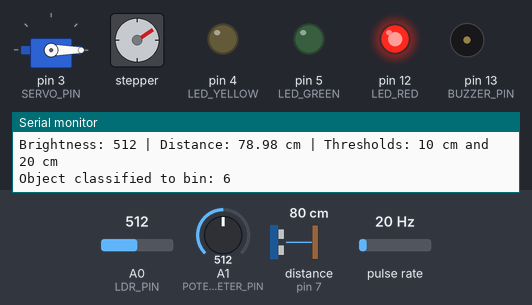
A sketch run on a simulated Arduino Uno, built with avr-gcc and run on an emulated ATmega328P. On the bench: servo, stepper motor, output pins drawn as LEDs (lit = HIGH), buzzer (waves = sounding), the last lines printed to the serial monitor. Wiring (inferred from the names in the program): pulse sensor: data pin 2; ultrasonic range finder: trigger pin 6; echo pin 7. Inputs (shaded band) come from the test bench; at power-on: distance to the obstacle (sensor on pin 7) 80 cm, pulse rate 20 Hz, A0 (LDR_PIN) = 512, A1 (POTENTIOMETER_PIN) = 512. The echo pulse lasts 58.3 µs per cm; stepper angles assume 2048 steps per turn; pins used as bus, display or sensor lines are not drawn.

Above: at 1.2 s.
1.3 s: distance to the obstacle (sensor on pin 7) set to 2 cm
At 1.73 s:
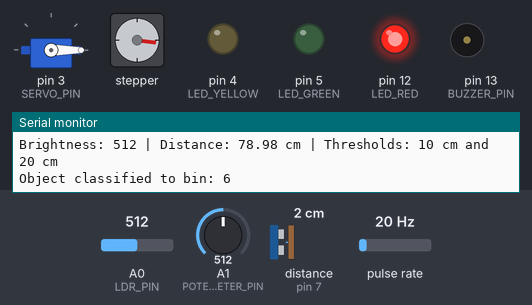
4.8 s: pulse rate (sensor on pin 2) set to 4 Hz
At 5.6 s:
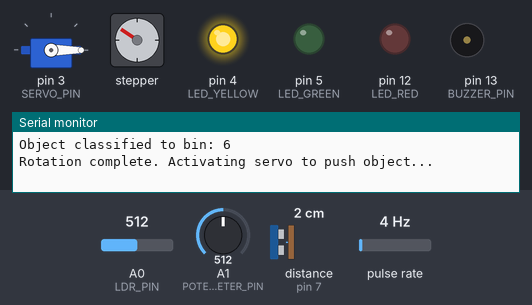
8.3 s: A0 (LDR_PIN) set to 782
11.8 s: A0 (LDR_PIN) set to 812
At 16.3 s:
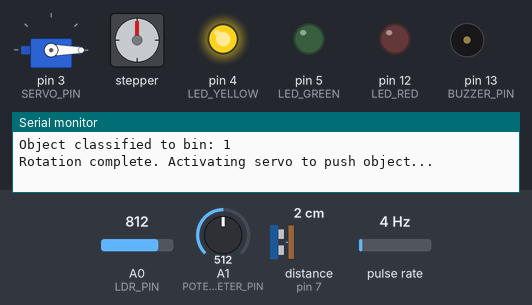
17.6 s: distance to the obstacle (sensor on pin 7) set to 9 cm
21.1 s: distance to the obstacle (sensor on pin 7) set to 12 cm
At 22.66 s:
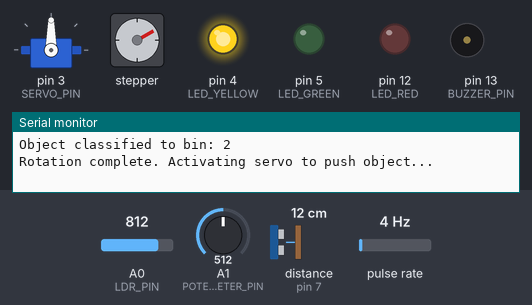
Timing chart, 0 to 26.2 s (numbered marks = the images above; inputs shaded):
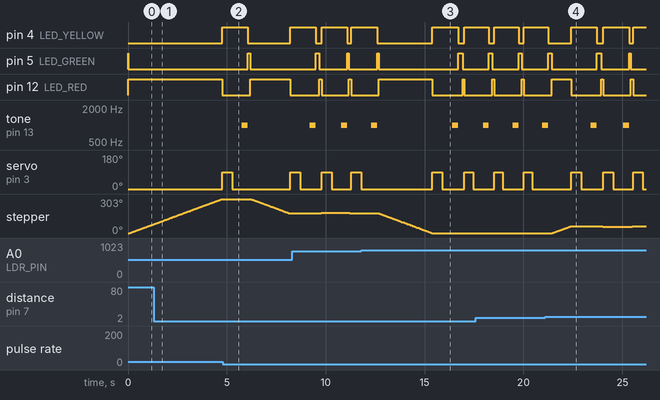

The sketch:

sketch.ino
```cpp
#include <Servo.h>
#include <Stepper.h>

// ----- Hardware Definitions & Constants -----
#define STEPS_PER_REV 2048
#define IR_SENSOR_PIN 2         // Interrupt pin for object detection
#define LDR_PIN A0              // LDR analog pin for brightness detection
#define ULTRASONIC_TRIG 6       // Ultrasonic sensor trigger pin
#define ULTRASONIC_ECHO 7       // Ultrasonic sensor echo pin
#define POTENTIOMETER_PIN A1    // Potentiometer for threshold adjustment
#define SERVO_PIN 3             // Servo motor control pin
#define BUZZER_PIN 13           // Buzzer pin
#define LED_RED 12              // LED for dark objects
#define LED_YELLOW 4            // LED for bright-large objects
#define LED_GREEN 5             // LED for bright-small objects

// ----- Create Motor Objects -----
Stepper stepperMotor(STEPS_PER_REV, 8, 9, 10, 11);
Servo myServo;

// ----- Global Variables -----
volatile bool objectDetected = false; // Set true in ISR

// Define a state machine for non-blocking operations:
enum SortingState { IDLE, ROTATE, SERVO_PUSH, SERVO_RETRACT, COMPLETE };
SortingState currentState = IDLE;

// Timing variables:
unsigned long stateStartTime = 0;
unsigned long lastStepTime = 0;
const unsigned long stepInterval = 1;      // 10ms between stepper motor steps
const unsigned long pushDelay     = 500;      // Servo push duration in ms
const unsigned long retractDelay  = 500;      // Servo retract duration in ms
const unsigned long buzzerDelay   = 300;      // Buzzer alert duration in ms

// Sorting variables:
int binNumber = 0;        // Bin index (1 to 4)
int targetPos = 0;        // Target position in stepper steps (0, 50, 100, or 150)
int stepsToMove = 0;      // Steps remaining to rotate the platform
int stepDirection = 1;    // 1 for forward, -1 for reverse rotation
int currentPosition = 0;  // Current stepper position (in steps)

// ----- Function Prototypes -----
void IRsensorInterrupt();
float measureDistance();

void setup() {
  // Initialize serial communication
  Serial.begin(9600);

  // Set up pin modes
  pinMode(ULTRASONIC_TRIG, OUTPUT);
  pinMode(ULTRASONIC_ECHO, INPUT);
  pinMode(BUZZER_PIN, OUTPUT);
  pinMode(LED_RED, OUTPUT);
  pinMode(LED_YELLOW, OUTPUT);
  pinMode(LED_GREEN, OUTPUT);
  pinMode(IR_SENSOR_PIN, INPUT_PULLUP);

  // Attach servo
  myServo.attach(SERVO_PIN);
  myServo.write(0); // Initial servo position (retracted)

  // Attach external interrupt for the IR sensor (object detection)
  attachInterrupt(digitalPinToInterrupt(IR_SENSOR_PIN), IRsensorInterrupt, FALLING);

  // Initialize stepper motor (you may adjust speed if needed)
  stepperMotor.setSpeed(11); // RPM (this is used by some libraries for delay calculation)

  Serial.println("System Initialized. Waiting for objects...");
}

void loop() {
  // --- Main State Machine ---
  switch (currentState) {
    case IDLE:
      // Wait for an object to be detected via the IR sensor interrupt
      if (objectDetected) {
        // Clear the detection flag
        objectDetected = false;

        // Turn on only red LED in IDLE enum with objectDetected = true
        digitalWrite(LED_RED, HIGH);
        digitalWrite(LED_YELLOW, LOW);
        digitalWrite(LED_GREEN, LOW);

        // --- Sensor Readings ---
        int brightness = analogRead(LDR_PIN);
        int potValue = analogRead(POTENTIOMETER_PIN);
        // Map potentiometer reading to a distance threshold (in cm)
        int distanceThreshold = map(potValue, 0, 1023, 10, 30); // 0 is 10 cm; 1023 is 30 cm
        float distance = measureDistance();

        Serial.print("Brightness: ");
        Serial.print(brightness);
        Serial.print(" | Distance: ");
        Serial.print(distance);
        Serial.print(" cm | Thresholds: ");
        Serial.print(distanceThreshold / 2);
        Serial.print(" cm and ");
        Serial.print(distanceThreshold);
        Serial.println(" cm");

        // --- Classification Logic ---
        // For demonstration, assume a fixed brightness threshold (512)
        if (brightness > 800) {
          // Bright object
          if (distance < distanceThreshold / 2)
            binNumber = 1;  // Bright & small
          else if (distance >= distanceThreshold / 2 && distance < distanceThreshold)
            binNumber = 2;  // Bright & medium
          else
            binNumber = 3;  // Bright & large
        } else {
          // Dark object
          if (distance < distanceThreshold / 2)
            binNumber = 4;  // Dark & small
          else if (distance >= distanceThreshold / 2 && distance < distanceThreshold)
            binNumber = 5;  // Dark & medium
          else
            binNumber = 6;  // Dark & large
        }

        Serial.print("Object classified to bin: ");
        Serial.println(binNumber);

        // --- Calculate Target Position for Stepper Motor ---
        // Assume 6 bins evenly spaced on a full revolution:
        // Bin 1: 0 steps, Bin 2: 33 steps, Bin 3: 66 steps, Bin 4: 100 steps, Bin 5: 133 steps, Bin 6: 166 steps
        targetPos = (binNumber - 1) * (STEPS_PER_REV / 6);
        stepsToMove = targetPos - currentPosition;
        // Determine direction (1 for forward, -1 for reverse)
        stepDirection = (stepsToMove >= 0) ? 32 : -32;
        stepsToMove = abs(stepsToMove);

        // Record state start time and move to ROTATE state
        lastStepTime = millis();
        currentState = ROTATE;
      } else {
        // Turn on only green LED in IDLE enum with objectDetected = false
        digitalWrite(LED_RED, LOW);
        digitalWrite(LED_YELLOW, LOW);
        digitalWrite(LED_GREEN, HIGH);
      }
      break;

    case ROTATE:
      // Non-blocking step-by-step rotation of the stepper motor
      if (stepsToMove > 0) {
        if (millis() - lastStepTime >= stepInterval) {
          stepperMotor.step(stepDirection); // Move one step
          currentPosition += (stepDirection);
          stepsToMove-=32;
          lastStepTime = millis();
        }
      } else {
        // Rotation complete: record time and move to SERVO_PUSH state
        stateStartTime = millis();
        currentState = SERVO_PUSH;
        Serial.println("Rotation complete. Activating servo to push object...");
      }
      break;

    case SERVO_PUSH:
      // Turn on only yellow LED during servo movements
      digitalWrite(LED_RED, LOW);
      digitalWrite(LED_YELLOW, HIGH);
      digitalWrite(LED_GREEN, LOW);

      // Activate servo to push the object into the bin
      myServo.write(90); // Move servo to push position
      if (millis() - stateStartTime >= pushDelay) {
        // After the push delay, move to the next state
        stateStartTime = millis();
        currentState = SERVO_RETRACT;
      }
      break;

    case SERVO_RETRACT:
      // Retract the servo after pushing the object
      myServo.write(0); // Retract servo
      if (millis() - stateStartTime >= retractDelay) {
        // Move to COMPLETE state after retract delay
        stateStartTime = millis();
        currentState = COMPLETE;
      }
      break;

    case COMPLETE:
      // Signal sorting complete by activating the buzzer briefly
      tone(BUZZER_PIN, 1000, 400);
      if (millis() - stateStartTime >= buzzerDelay) {
        noTone(BUZZER_PIN);
        // Turn on only green LED in COMPLETE enum
        digitalWrite(LED_RED, LOW);
        digitalWrite(LED_YELLOW, LOW);
        digitalWrite(LED_GREEN, HIGH);

        Serial.println("Sorting cycle complete. Ready for next object.");
        currentState = IDLE;  // Return to idle and wait for next object
        // Clear the detection flag
        objectDetected = false;
      }
      break;
  }

  // Other tasks can be performed here in a non-blocking way...
}

// ----- Interrupt Service Routine -----
// This ISR is triggered when the IR sensor detects an object.
void IRsensorInterrupt() {
  objectDetected = true;
}

// ----- Function to measure distance using the ultrasonic sensor -----
float measureDistance() {
  // Ensure trigger is LOW
  digitalWrite(ULTRASONIC_TRIG, LOW);
  delayMicroseconds(2);
  // Trigger the ultrasonic pulse
  digitalWrite(ULTRASONIC_TRIG, HIGH);
  delayMicroseconds(10);
  digitalWrite(ULTRASONIC_TRIG, LOW);

  // Read the echo time (in microseconds)
  long duration = pulseIn(ULTRASONIC_ECHO, HIGH);
  // Calculate distance in centimeters:
  // Speed of sound ~0.034 cm/us; divide by 2 for the round-trip
  float distance = duration * 0.034 / 2;
  return distance;
}
```

Measured:
- the behaviour switches between 800 and 801 on A0 (LDR_PIN) (found by bisection; images 2 and 3)
- the behaviour switches between 10 and 11 cm on distance to the obstacle (sensor on pin 7) (found by bisection; images 3 and 4)
- after the input at 11.8 s, tone on pin 13 (BUZZER_PIN): silent → 1000 Hz after 4.6 s, → silent 0.30 s later
- after the input at 21.1 s, stepper: turns 61° clockwise in 0.92 s, then 5° counter-clockwise in 0.06 s, then 5° clockwise in 0.06 s
- by itself, tone on pin 13 (BUZZER_PIN): alternates 1000 Hz for 0.30 s and silent for 1.3 s
- by itself, servo on pin 3 (SERVO_PIN): alternates 90° for 0.47 s and 0° for 1.1 s
